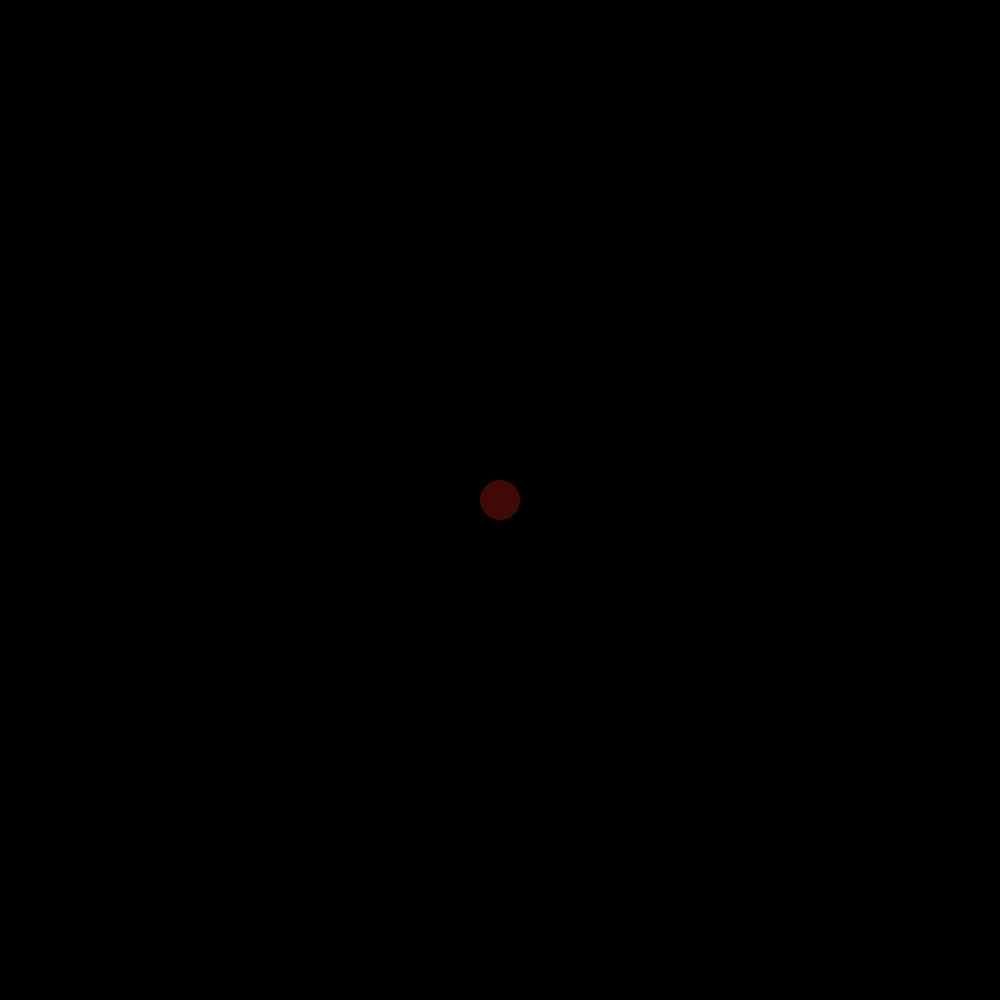
Frame 1 (no input)
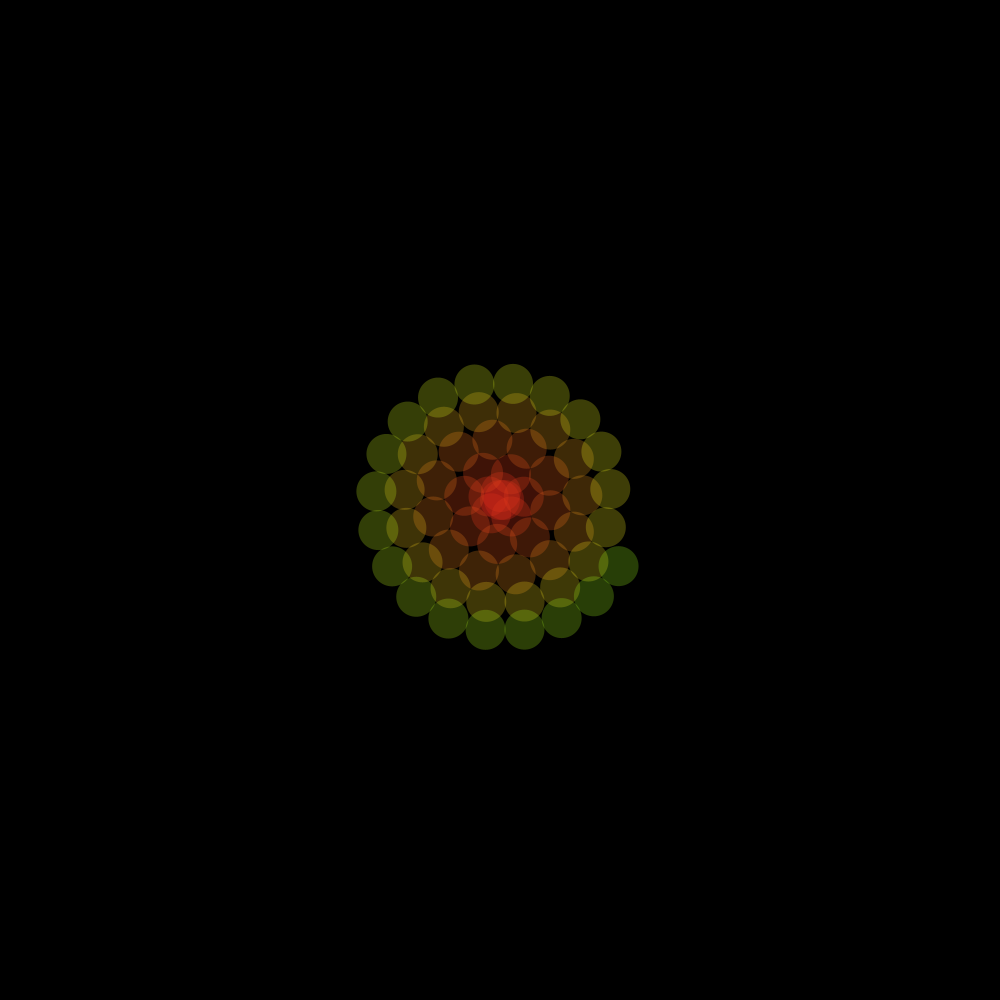
Frame 60 (the mouse pressed at the canvas centre just before this capture)
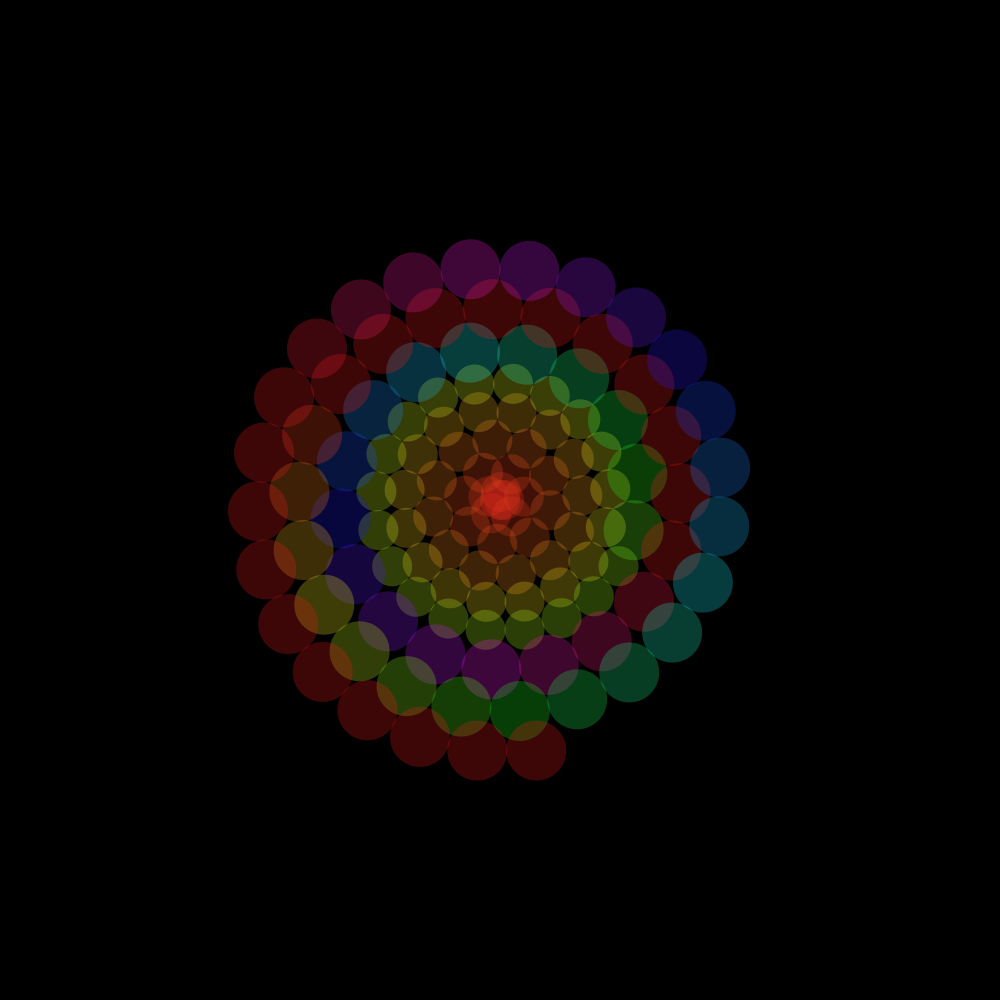
Frame 120 (the mouse held since frame 60 and released just before this capture)

The Processing sketch that drew these frames (run headless with seeded random() and noise(); from frame 60 on, the mouse is pressed at the canvas centre):

// Processing sketch: processing_23486
// ── processing_23486.pde

//psychedelic cycling ball v0.3 by golden blue 
float theta=0,radius=0,diam_ball; 
float x,y; 
int color_ball; 

void setup(){ 
  colorMode(HSB); //Hue/Saturation/Brightness
  size(1000,1000); 
  smooth(); 
  background(0); 
  noStroke(); 
} 

void draw(){ 
  diam_ball = 40*mouseX/width+40; 
  //mouseX controls the diameter of the ball 
  x = width/2+radius*sin(theta); 
  y = height/2+radius*cos(theta); 
  theta=theta + atan(diam_ball/radius); 
  if (radius>diam_ball) { 
    radius = radius + diam_ball*diam_ball/ (3*PI*radius); 
  } else { 
    radius = radius + 0.1*diam_ball; 
  } 
  if (radius>0.6*width) { 
    radius=0; 
} 
color_ball = color_ball + 1 + mouseY*20/height; 
//mouseY controls the rate of color change 
fill(color_ball%360,225,225,70); 
ellipse(x,y,diam_ball,diam_ball); 
} 
